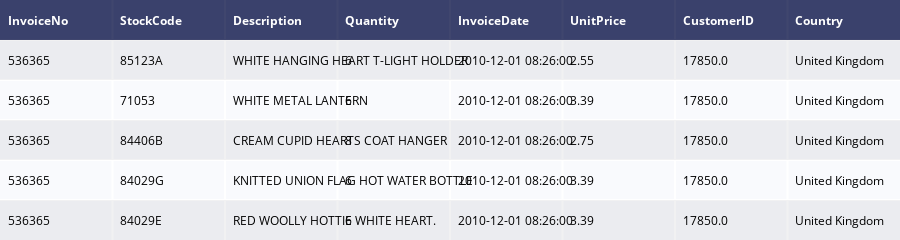

This figure's notebook cell:
### Code cell
# pandas profile 
data = ff.create_table(df.head())
data

### Figure 1 — Plotly figure (JSON) as saved in the notebook; plotly's stock layout.template omitted (floating-point values rounded to 4 significant figures)
{"data": [{"colorscale": [[0, "#00083e"], [0.5, "#ededee"], [1, "#ffffff"]], "hoverinfo": "none", "opacity": 0.75, "showscale": false, "type": "heatmap", "z": [[0, 0, 0, 0, 0, 0, 0, 0], [0.5, 0.5, 0.5, 0.5, 0.5, 0.5, 0.5, 0.5], [1, 1, 1, 1, 1, 1, 1, 1], [0.5, 0.5, 0.5, 0.5, 0.5, 0.5, 0.5, 0.5], [1, 1, 1, 1, 1, 1, 1, 1], [0.5, 0.5, 0.5, 0.5, 0.5, 0.5, 0.5, 0.5]]}], "layout": {"annotations": [{"align": "left", "font": {"color": "#ffffff"}, "showarrow": false, "text": "<b>InvoiceNo</b>", "x": -0.45, "xanchor": "left", "xref": "x", "y": 0, "yref": "y"}, {"align": "left", "font": {"color": "#ffffff"}, "showarrow": false, "text": "<b>StockCode</b>", "x": 0.55, "xanchor": "left", "xref": "x", "y": 0, "yref": "y"}, {"align": "left", "font": {"color": "#ffffff"}, "showarrow": false, "text": "<b>Description</b>", "x": 1.55, "xanchor": "left", "xref": "x", "y": 0, "yref": "y"}, {"align": "left", "font": {"color": "#ffffff"}, "showarrow": false, "text": "<b>Quantity</b>", "x": 2.55, "xanchor": "left", "xref": "x", "y": 0, "yref": "y"}, {"align": "left", "font": {"color": "#ffffff"}, "showarrow": false, "text": "<b>InvoiceDate</b>", "x": 3.55, "xanchor": "left", "xref": "x", "y": 0, "yref": "y"}, {"align": "left", "font": {"color": "#ffffff"}, "showarrow": false, "text": "<b>UnitPrice</b>", "x": 4.55, "xanchor": "left", "xref": "x", "y": 0, "yref": "y"}, {"align": "left", "font": {"color": "#ffffff"}, "showarrow": false, "text": "<b>CustomerID</b>", "x": 5.55, "xanchor": "left", "xref": "x", "y": 0, "yref": "y"}, {"align": "left", "font": {"color": "#ffffff"}, "showarrow": false, "text": "<b>Country</b>", "x": 6.55, "xanchor": "left", "xref": "x", "y": 0, "yref": "y"}, {"align": "left", "font": {"color": "#000000"}, "showarrow": false, "text": "536365", "x": -0.45, "xanchor": "left", "xref": "x", "y": 1, "yref": "y"}, {"align": "left", "font": {"color": "#000000"}, "showarrow": false, "text": "85123A", "x": 0.55, "xanchor": "left", "xref": "x", "y": 1, "yref": "y"}, {"align": "left", "font": {"color": "#000000"}, "showarrow": false, "text": "WHITE HANGING HEART T-LIGHT HOLDER", "x": 1.55, "xanchor": "left", "xref": "x", "y": 1, "yref": "y"}, {"align": "left", "font": {"color": "#000000"}, "showarrow": false, "text": "6", "x": 2.55, "xanchor": "left", "xref": "x", "y": 1, "yref": "y"}, {"align": "left", "font": {"color": "#000000"}, "showarrow": false, "text": "2010-12-01 08:26:00", "x": 3.55, "xanchor": "left", "xref": "x", "y": 1, "yref": "y"}, {"align": "left", "font": {"color": "#000000"}, "showarrow": false, "text": "2.55", "x": 4.55, "xanchor": "left", "xref": "x", "y": 1, "yref": "y"}, {"align": "left", "font": {"color": "#000000"}, "showarrow": false, "text": "17850.0", "x": 5.55, "xanchor": "left", "xref": "x", "y": 1, "yref": "y"}, {"align": "left", "font": {"color": "#000000"}, "showarrow": false, "text": "United Kingdom", "x": 6.55, "xanchor": "left", "xref": "x", "y": 1, "yref": "y"}, {"align": "left", "font": {"color": "#000000"}, "showarrow": false, "text": "536365", "x": -0.45, "xanchor": "left", "xref": "x", "y": 2, "yref": "y"}, {"align": "left", "font": {"color": "#000000"}, "showarrow": false, "text": "71053", "x": 0.55, "xanchor": "left", "xref": "x", "y": 2, "yref": "y"}, {"align": "left", "font": {"color": "#000000"}, "showarrow": false, "text": "WHITE METAL LANTERN", "x": 1.55, "xanchor": "left", "xref": "x", "y": 2, "yref": "y"}, {"align": "left", "font": {"color": "#000000"}, "showarrow": false, "text": "6", "x": 2.55, "xanchor": "left", "xref": "x", "y": 2, "yref": "y"}, {"align": "left", "font": {"color": "#000000"}, "showarrow": false, "text": "2010-12-01 08:26:00", "x": 3.55, "xanchor": "left", "xref": "x", "y": 2, "yref": "y"}, {"align": "left", "font": {"color": "#000000"}, "showarrow": false, "text": "3.39", "x": 4.55, "xanchor": "left", "xref": "x", "y": 2, "yref": "y"}, {"align": "left", "font": {"color": "#000000"}, "showarrow": false, "text": "17850.0", "x": 5.55, "xanchor": "left", "xref": "x", "y": 2, "yref": "y"}, {"align": "left", "font": {"color": "#000000"}, "showarrow": false, "text": "United Kingdom", "x": 6.55, "xanchor": "left", "xref": "x", "y": 2, "yref": "y"}, {"align": "left", "font": {"color": "#000000"}, "showarrow": false, "text": "536365", "x": -0.45, "xanchor": "left", "xref": "x", "y": 3, "yref": "y"}, {"align": "left", "font": {"color": "#000000"}, "showarrow": false, "text": "84406B", "x": 0.55, "xanchor": "left", "xref": "x", "y": 3, "yref": "y"}, {"align": "left", "font": {"color": "#000000"}, "showarrow": false, "text": "CREAM CUPID HEARTS COAT HANGER", "x": 1.55, "xanchor": "left", "xref": "x", "y": 3, "yref": "y"}, {"align": "left", "font": {"color": "#000000"}, "showarrow": false, "text": "8", "x": 2.55, "xanchor": "left", "xref": "x", "y": 3, "yref": "y"}, {"align": "left", "font": {"color": "#000000"}, "showarrow": false, "text": "2010-12-01 08:26:00", "x": 3.55, "xanchor": "left", "xref": "x", "y": 3, "yref": "y"}, {"align": "left", "font": {"color": "#000000"}, "showarrow": false, "text": "2.75", "x": 4.55, "xanchor": "left", "xref": "x", "y": 3, "yref": "y"}, {"align": "left", "font": {"color": "#000000"}, "showarrow": false, "text": "17850.0", "x": 5.55, "xanchor": "left", "xref": "x", "y": 3, "yref": "y"}, {"align": "left", "font": {"color": "#000000"}, "showarrow": false, "text": "United Kingdom", "x": 6.55, "xanchor": "left", "xref": "x", "y": 3, "yref": "y"}, {"align": "left", "font": {"color": "#000000"}, "showarrow": false, "text": "536365", "x": -0.45, "xanchor": "left", "xref": "x", "y": 4, "yref": "y"}, {"align": "left", "font": {"color": "#000000"}, "showarrow": false, "text": "84029G", "x": 0.55, "xanchor": "left", "xref": "x", "y": 4, "yref": "y"}, {"align": "left", "font": {"color": "#000000"}, "showarrow": false, "text": "KNITTED UNION FLAG HOT WATER BOTTLE", "x": 1.55, "xanchor": "left", "xref": "x", "y": 4, "yref": "y"}, {"align": "left", "font": {"color": "#000000"}, "showarrow": false, "text": "6", "x": 2.55, "xanchor": "left", "xref": "x", "y": 4, "yref": "y"}, {"align": "left", "font": {"color": "#000000"}, "showarrow": false, "text": "2010-12-01 08:26:00", "x": 3.55, "xanchor": "left", "xref": "x", "y": 4, "yref": "y"}, {"align": "left", "font": {"color": "#000000"}, "showarrow": false, "text": "3.39", "x": 4.55, "xanchor": "left", "xref": "x", "y": 4, "yref": "y"}, {"align": "left", "font": {"color": "#000000"}, "showarrow": false, "text": "17850.0", "x": 5.55, "xanchor": "left", "xref": "x", "y": 4, "yref": "y"}, {"align": "left", "font": {"color": "#000000"}, "showarrow": false, "text": "United Kingdom", "x": 6.55, "xanchor": "left", "xref": "x", "y": 4, "yref": "y"}, {"align": "left", "font": {"color": "#000000"}, "showarrow": false, "text": "536365", "x": -0.45, "xanchor": "left", "xref": "x", "y": 5, "yref": "y"}, {"align": "left", "font": {"color": "#000000"}, "showarrow": false, "text": "84029E", "x": 0.55, "xanchor": "left", "xref": "x", "y": 5, "yref": "y"}, {"align": "left", "font": {"color": "#000000"}, "showarrow": false, "text": "RED WOOLLY HOTTIE WHITE HEART.", "x": 1.55, "xanchor": "left", "xref": "x", "y": 5, "yref": "y"}, {"align": "left", "font": {"color": "#000000"}, "showarrow": false, "text": "6", "x": 2.55, "xanchor": "left", "xref": "x", "y": 5, "yref": "y"}, {"align": "left", "font": {"color": "#000000"}, "showarrow": false, "text": "2010-12-01 08:26:00", "x": 3.55, "xanchor": "left", "xref": "x", "y": 5, "yref": "y"}, {"align": "left", "font": {"color": "#000000"}, "showarrow": false, "text": "3.39", "x": 4.55, "xanchor": "left", "xref": "x", "y": 5, "yref": "y"}, {"align": "left", "font": {"color": "#000000"}, "showarrow": false, "text": "17850.0", "x": 5.55, "xanchor": "left", "xref": "x", "y": 5, "yref": "y"}, {"align": "left", "font": {"color": "#000000"}, "showarrow": false, "text": "United Kingdom", "x": 6.55, "xanchor": "left", "xref": "x", "y": 5, "yref": "y"}], "height": 230, "margin": {"b": 0, "l": 0, "r": 0, "t": 0}, "xaxis": {"dtick": 1, "gridwidth": 2, "showticklabels": false, "tick0": -0.5, "ticks": "", "zeroline": false}, "yaxis": {"autorange": "reversed", "dtick": 1, "gridwidth": 2, "showticklabels": false, "tick0": 0.5, "ticks": "", "zeroline": false}}}
